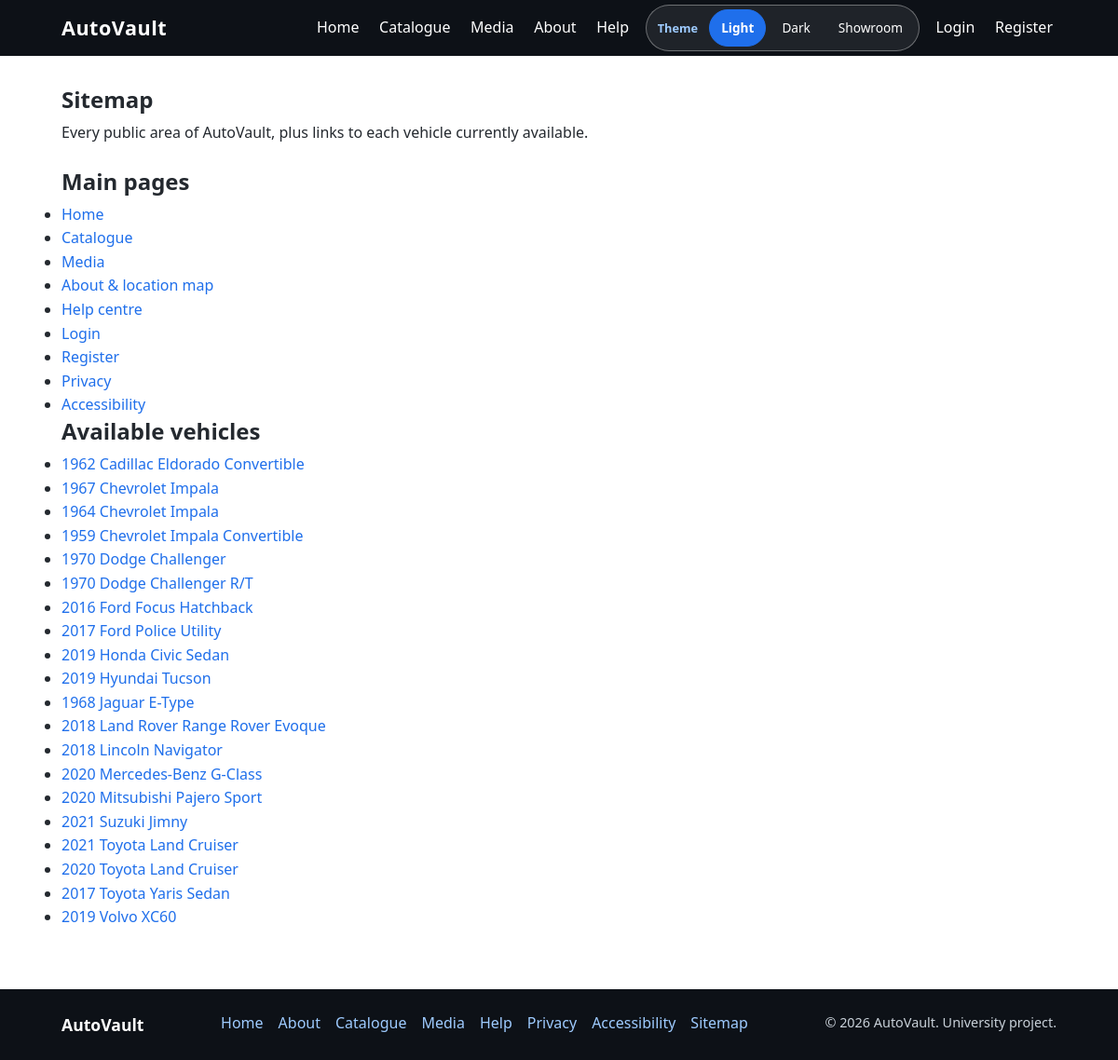
/sitemap.php, run on the app's committed database.
### tables this page shows
CREATE TABLE vehicles (
    id           INT UNSIGNED NOT NULL AUTO_INCREMENT,
    make         VARCHAR(50)  NOT NULL,
    model        VARCHAR(50)  NOT NULL,
    year         SMALLINT UNSIGNED NOT NULL,
    price        DECIMAL(10,2) NOT NULL,
    mileage      INT UNSIGNED      NULL,
    fuel_type    ENUM('Petrol','Diesel','Electric','Hybrid','Other')
                              NOT NULL DEFAULT 'Petrol',
    transmission ENUM('Automatic','Manual') NOT NULL DEFAULT 'Automatic',
    body_type    VARCHAR(50)       NULL,
    color        VARCHAR(30)       NULL,
    doors        TINYINT UNSIGNED  NULL,
    seats        TINYINT UNSIGNED  NULL,
    vin          VARCHAR(50)       NULL,
    description  TEXT              NULL,
    status       ENUM('available','reserved','sold') NOT NULL DEFAULT 'available',
    is_featured  TINYINT(1)   NOT NULL DEFAULT 0,
    created_at   TIMESTAMP    NOT NULL DEFAULT CURRENT_TIMESTAMP,
    updated_at   TIMESTAMP    NOT NULL DEFAULT CURRENT_TIMESTAMP
                              ON UPDATE CURRENT_TIMESTAMP,
    PRIMARY KEY (id),
    UNIQUE KEY uq_vehicles_vin (vin),
    KEY idx_vehicles_make (make),
    KEY idx_vehicles_price (price),
    KEY idx_vehicles_status (status),
    KEY idx_vehicles_featured (is_featured)
);

### includes/auth.php (called while the page is built, shortened)
<?php
function e($value) {
    return htmlspecialchars((string) ($value ?? ''), ENT_QUOTES, 'UTF-8');
}

### sitemap.php (the view, shortened to what this page needs)
<?php
require_once __DIR__ . '/includes/db.php';
$vehicles = [];
$dbError = false;
try {
    $stmt = $pdo->prepare(
        "SELECT id, year, make, model
         FROM vehicles
         WHERE status = 'available'
         ORDER BY make ASC, model ASC, year DESC"
    );
    $stmt->execute();
    $vehicles = $stmt->fetchAll();
} catch (PDOException $e) {
    error_log('Sitemap query failed: ' . $e->getMessage());
    $dbError = true;
}
require __DIR__ . '/includes/header.php';
?>
    <section class="page-intro">
        <h1>Sitemap</h1>
        <p>Every public area of AutoVault, plus links to each vehicle currently available.</p>
    </section>
    <section class="sitemap-sections" aria-labelledby="sitemap-main-heading">
        <h2 id="sitemap-main-heading">Main pages</h2>
        <ul>
            <li><a href="index.php">Home</a></li>
            <li><a href="catalogue.php">Catalogue</a></li>
            <li><a href="media.php">Media</a></li>
            <li><a href="about.php">About &amp; location map</a></li>
            <li><a href="help.php">Help centre</a></li>
            <li><a href="login.php">Login</a></li>
            <li><a href="register.php">Register</a></li>
            <li><a href="privacy.php">Privacy</a></li>
            <li><a href="accessibility.php">Accessibility</a></li>
        </ul>
    </section>
    <section class="sitemap-vehicles" aria-labelledby="sitemap-vehicles-heading">
        <h2 id="sitemap-vehicles-heading">Available vehicles</h2>
        <?php if ($dbError): ?>
            <p class="note">The vehicle list is unavailable right now. Please try again later.</p>
        <?php elseif (empty($vehicles)): ?>
            <p class="note">There are no available vehicles to list yet.</p>
        <?php else: ?>
            <ul>
                <?php foreach ($vehicles as $v): ?>
                    <li>
                        <a href="vehicle.php?id=<?php echo (int) $v['id']; ?>">
                            <?php echo e($v['year'] . ' ' . $v['make'] . ' ' . $v['model']); ?>
                        </a>
                    </li>
                <?php endforeach; ?>
            </ul>
        <?php endif; ?>
    </section>
<?php
require __DIR__ . '/includes/footer.php';

### assets/css/style.css (style rules this page uses)
* { margin: 0; padding: 0; box-sizing: border-box; }
:root { --color-primary: #1f6feb; --color-primary-hover: #1a5fce; --color-text: #24292f; --color-muted: #57606a; --color-bg: #ffffff; --color-surface: #f6f8fa; --color-card: #ffffff; --color-input: #ffffff; --color-border: #d0d7de; --color-header: #0d1117; --color-footer: #0d1117; --color-header-text: #ffffff; --color-header-muted: #9ecbff; --color-footer-muted: #c9d1d9; --color-secondary: #6c757d; --color-secondary-hover: #565e64; --color-danger: #a12622; --color-danger-hover: #7f1d1a; --color-error-bg: #fff0f0; --color-error-border: #e0b4b4; --color-error-text: #a12622; --color-success-bg: #eaf7ec; --color-success-border: #a9d5b2; --color-success-text: #1c6b2c; --color-shadow: rgba(0, 0, 0, 0.08); --max-width: 1100px; color-scheme: light; }
body { font-family: system-ui, -apple-system, "Segoe UI", Roboto, Arial, sans-serif; line-height: 1.6; color: var(--color-text); background: var(--color-bg); overflow-wrap: break-word; }
a { color: var(--color-primary); text-decoration: none; }
h1, h2, h3 { line-height: 1.25; margin-bottom: 0.5rem; }
.page-intro, .about-details { margin-bottom: 1.5rem; max-width: 55rem; }

### data on the page
vehicles: year+make+model "1962 Cadillac Eldorado Convertible"
vehicles: year+make+model "1967 Chevrolet Impala"
vehicles: year+make+model "1964 Chevrolet Impala"
vehicles: year+make+model "1959 Chevrolet Impala Convertible"
vehicles: year+make+model "1970 Dodge Challenger"
vehicles: year+make+model "1970 Dodge Challenger R/T"
vehicles: year+make+model "2016 Ford Focus Hatchback"
vehicles: year+make+model "2017 Ford Police Utility"
vehicles: year+make+model "2019 Honda Civic Sedan"
vehicles: year+make+model "2019 Hyundai Tucson"
vehicles: year+make+model "1968 Jaguar E-Type"
vehicles: year+make+model "2018 Land Rover Range Rover Evoque"
vehicles: year+make+model "2018 Lincoln Navigator"
vehicles: year+make+model "2020 Mercedes-Benz G-Class"
vehicles: year+make+model "2020 Mitsubishi Pajero Sport"
vehicles: year+make+model "2021 Suzuki Jimny"
vehicles: year+make+model "2021 Toyota Land Cruiser"
vehicles: year+make+model "2020 Toyota Land Cruiser"
vehicles: year+make+model "2017 Toyota Yaris Sedan"
vehicles: year+make+model "2019 Volvo XC60"

### other printed values
$siteName "AutoVault"
